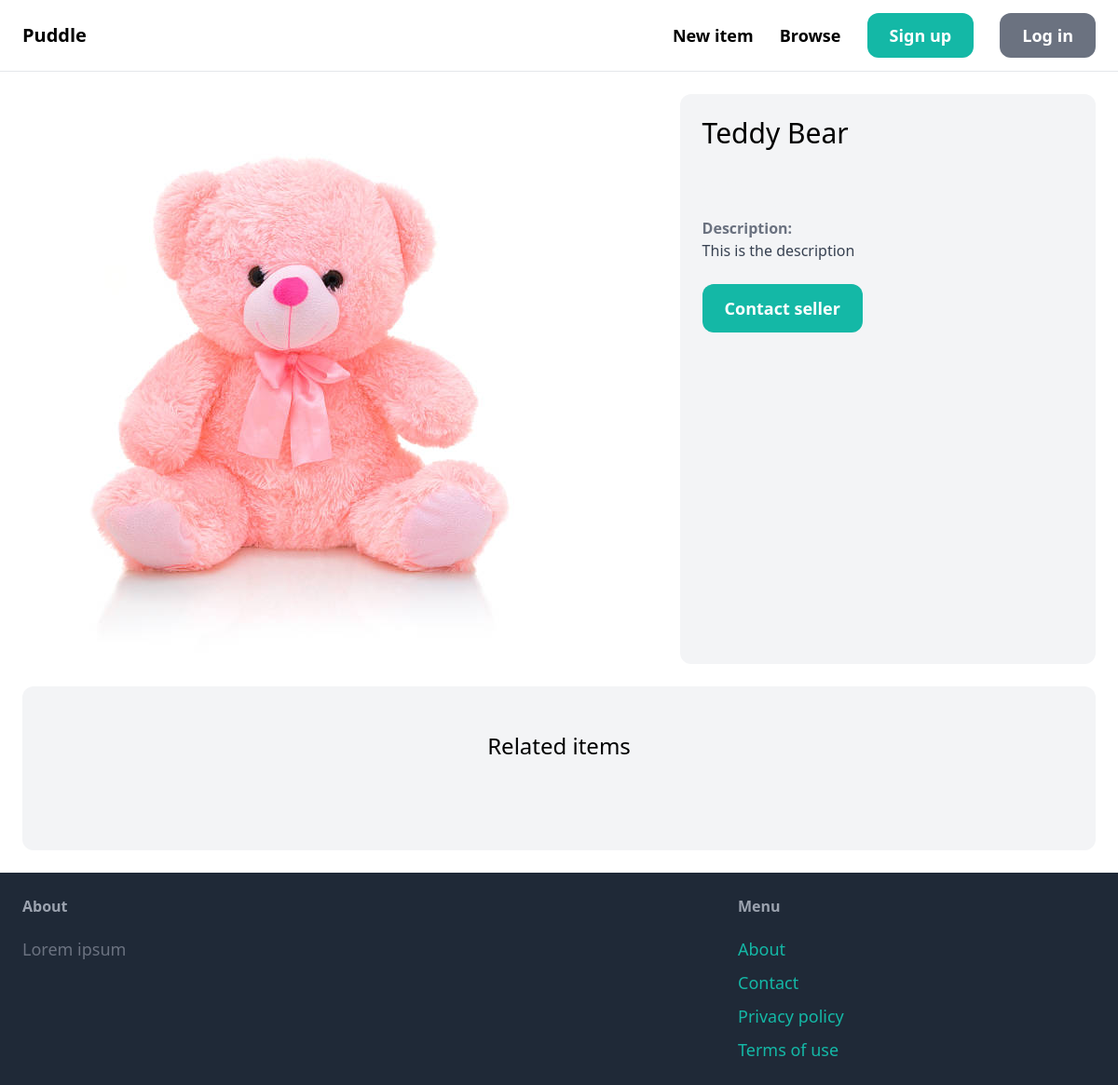
/items/1/, run on an earlier commit of the app's database.
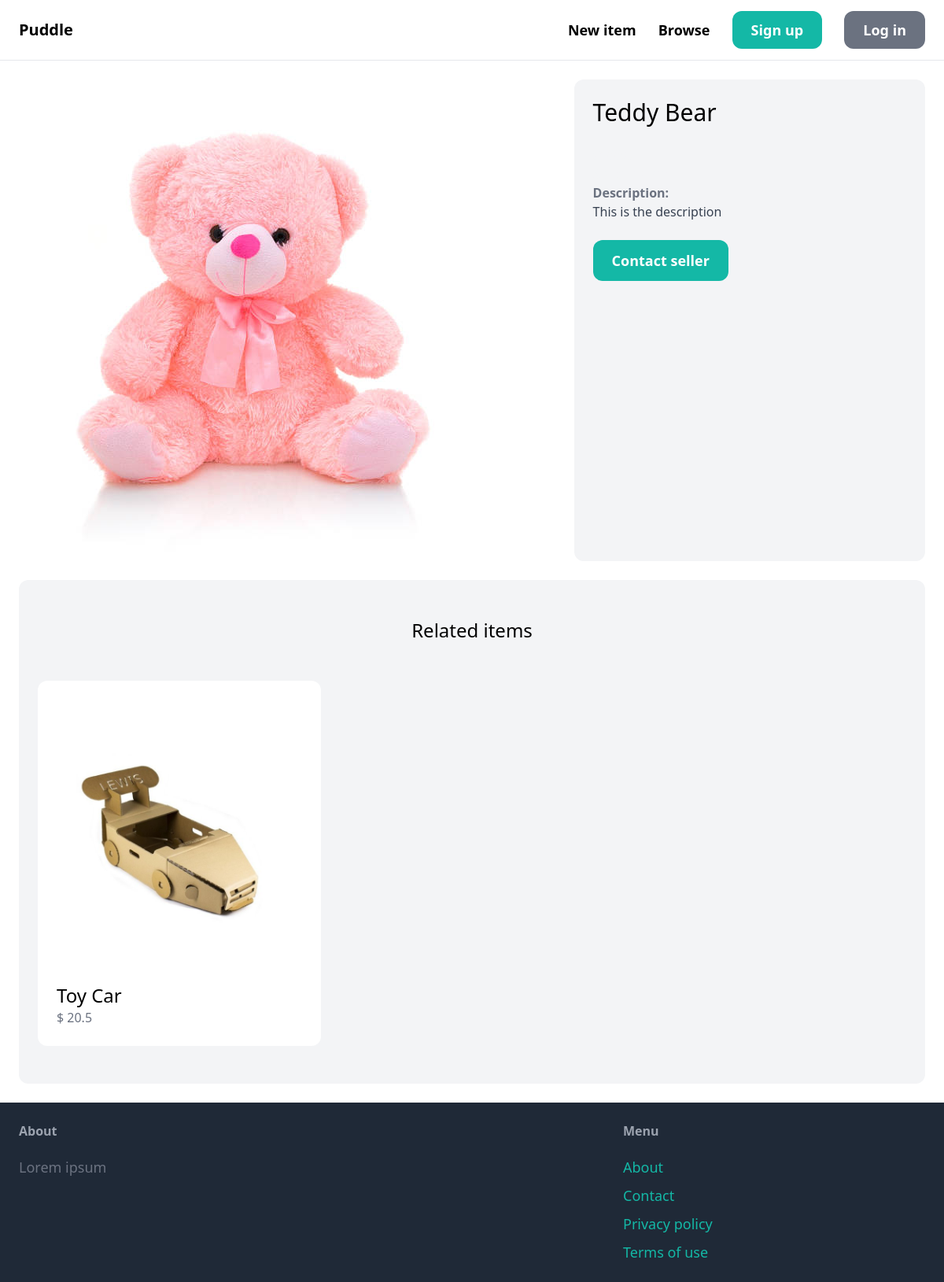
And on a later commit of the database.
### item/models.py (models this page shows, shortened)
class Item(models.Model):
    category = models.ForeignKey(Category, related_name='items', on_delete=models.CASCADE)
    name = models.CharField(max_length=255)
    description = models.TextField(blank=True, null=True)
    price = models.FloatField()
    image = models.ImageField(upload_to='item_images', blank=True, null=True)
    is_sold = models.BooleanField(default=False)
    created_by = models.ForeignKey(User, related_name='items', on_delete=models.CASCADE)
    created_at = models.DateTimeField(auto_now_add=True)

### item/views.py (the view)
# urls.py: path('<int:pk>/', views.detail, name='detail')
def detail(request, pk):
    item = get_object_or_404(Item, pk=pk)
    related_items = Item.objects.filter(category=item.category, is_sold=False).exclude(pk=pk)[:3]
    return render(request, 'item/detail.html', {'item': item, 'related_items': related_items})

### item/templates/item/detail.html (shortened to what this page needs)
{% extends 'core/base.html' %}
{% block content %}
    <div class="grid grid-cols-5 gap-6">
        <div class="col-span-3">
            <img src="{{ item.image.url }}" class="rounded-xl">
        </div>
        <div class="col-span-2 p-6 bg-gray-100 rounded-xl">
            <h1 class="mb-6 text-3xl">{{ item.name }}</h1>
            <p class="text-gray-100"><strong>${{ item.price }}</strong></p>
            <p class="text-gray-100">Seller: <strong>{{ item.created_by.username }}</strong></p>
            {% if item.description %}
                <p class="text-gray-700">
                    <strong class="text-gray-500">Description:</strong><br>
                    {{ item.description }}
                </p>
            {% endif %}
            <a href="#" class="inline-block mt-6 px-6 py-3 text-lg font-semibold bg-teal-500 text-white rounded-xl hover:bg-teal-700">Contact seller</a>
        </div>
    </div>
     <div class="mt-6 px-6 py-12 bg-gray-100 rounded-xl">
        <h2 class="mb-12 text-2xl text-center">Related items</h2>
        <div class="grid grid-cols-3 gap-3">
            {% for item in related_items %}
                <div>
                    <a href="{% url 'item:detail' item.id %}">
                        <div>
                            <img src="{{ item.image.url }}" class="rounded-t-xl">
                        </div>
                        <div class="p-6 bg-white rounded-b-xl">
                            <h2 class="text-2xl">{{ item.name }}</h2>
                            <p class="text-gray-500">$ {{ item.price }}</p>
                        </div>
                    </a>
                </div>
            {% endfor %}
        </div>
    </div>
{% endblock %}

What changed in the data, as far as the page shows it:
added Item: image (picture), name "Toy Car", price "20.5"
